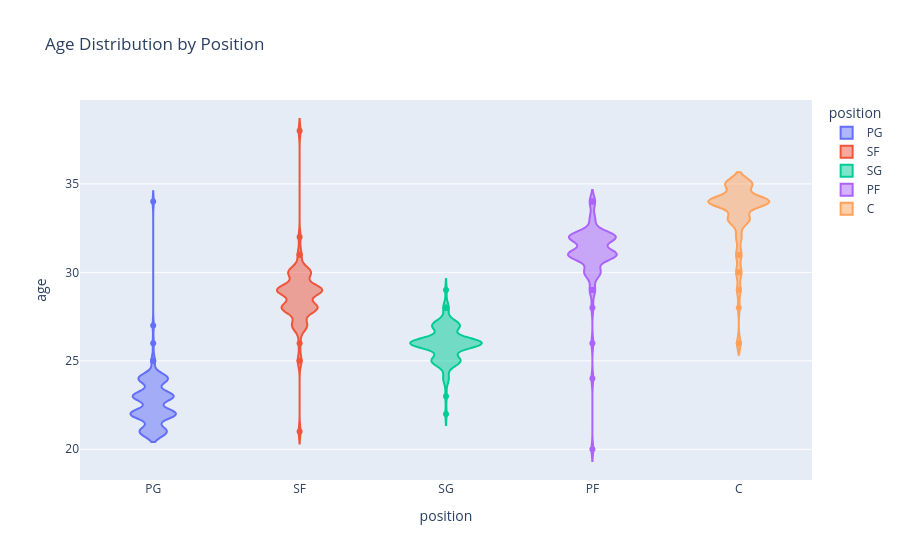

Notebook source saved alongside this figure:
### Code cell
# Age distribution by position
fig = px.violin(df,x='position',y='age',color='position',title='Age Distribution by Position')
fig.show()

fig.write_image("plots/team_chart.png")   # static image
fig.write_html("interactive_plots/team_chart.html")  # interactive

### Figure 1 — Plotly figure (JSON) as saved in the notebook; plotly's stock layout.template omitted (floating-point values rounded to 4 significant figures; data arrays with more than 128 entries replaced by an {"elided": "..."} marker saying what was removed)
{"data": [{"alignmentgroup": "True", "box": {"visible": false}, "hovertemplate": "position=%{x}<br>age=%{y}<extra></extra>", "legendgroup": "PG", "marker": {"color": "#636efa"}, "name": "PG", "offsetgroup": "PG", "orientation": "v", "scalegroup": "True", "showlegend": true, "type": "violin", "x": {"elided": "132 str values"}, "x0": " ", "xaxis": "x", "y": {"elided": "132 int values"}, "y0": " ", "yaxis": "y"}, {"alignmentgroup": "True", "box": {"visible": false}, "hovertemplate": "position=%{x}<br>age=%{y}<extra></extra>", "legendgroup": "SF", "marker": {"color": "#EF553B"}, "name": "SF", "offsetgroup": "SF", "orientation": "v", "scalegroup": "True", "showlegend": true, "type": "violin", "x": ["SF", "SF", "SF", "SF", "SF", "SF", "SF", "SF", "SF", "SF", "SF", "SF", "SF", "SF", "SF", "SF", "SF", "SF", "SF", "SF", "SF", "SF", "SF", "SF", "SF", "SF", "SF", "SF", "SF", "SF", "SF", "SF", "SF", "SF", "SF", "SF", "SF", "SF", "SF", "SF", "SF", "SF", "SF", "SF", "SF", "SF", "SF", "SF", "SF", "SF", "SF", "SF", "SF", "SF", "SF", "SF", "SF", "SF", "SF", "SF", "SF", "SF", "SF", "SF", "SF", "SF", "SF", "SF", "SF", "SF", "SF"], "x0": " ", "xaxis": "x", "y": [25, 31, 21, 38, 28, 27, 29, 25, 26, 27, 29, 28, 32, 28, 29, 28, 29, 29, 30, 31, 28, 29, 30, 29, 28, 27, 30, 29, 30, 28, 29, 27, 30, 29, 30, 28, 29, 27, 30, 29, 30, 28, 29, 27, 30, 29, 30, 28, 29, 27, 30, 28, 29, 27, 28, 30, 29, 28, 29, 28, 29, 28, 29, 28, 29, 28, 29, 28, 29, 28, 29], "y0": " ", "yaxis": "y"}, {"alignmentgroup": "True", "box": {"visible": false}, "hovertemplate": "position=%{x}<br>age=%{y}<extra></extra>", "legendgroup": "SG", "marker": {"color": "#00cc96"}, "name": "SG", "offsetgroup": "SG", "orientation": "v", "scalegroup": "True", "showlegend": true, "type": "violin", "x": ["SG", "SG", "SG", "SG", "SG", "SG", "SG", "SG", "SG", "SG", "SG", "SG", "SG", "SG", "SG", "SG", "SG", "SG", "SG", "SG", "SG", "SG", "SG", "SG", "SG", "SG", "SG", "SG", "SG", "SG", "SG", "SG", "SG", "SG", "SG", "SG", "SG", "SG", "SG", "SG", "SG", "SG", "SG", "SG", "SG", "SG", "SG", "SG", "SG", "SG", "SG", "SG", "SG", "SG", "SG", "SG", "SG", "SG", "SG", "SG", "SG", "SG", "SG", "SG", "SG", "SG", "SG", "SG", "SG", "SG", "SG", "SG", "SG", "SG", "SG", "SG", "SG", "SG", "SG", "SG", "SG", "SG", "SG", "SG", "SG", "SG", "SG", "SG", "SG", "SG", "SG", "SG", "SG", "SG", "SG", "SG", "SG", "SG", "SG", "SG", "SG", "SG", "SG", "SG"], "x0": " ", "xaxis": "x", "y": [27, 22, 28, 27, 26, 27, 26, 28, 24, 24, 27, 23, 26, 29, 28, 24, 26, 25, 26, 25, 27, 26, 26, 27, 26, 25, 27, 28, 26, 25, 26, 25, 26, 27, 26, 25, 26, 26, 25, 26, 27, 26, 26, 26, 26, 25, 26, 27, 26, 25, 26, 26, 25, 26, 27, 26, 25, 26, 26, 25, 26, 27, 25, 24, 26, 26, 27, 25, 26, 27, 26, 26, 25, 26, 27, 26, 26, 25, 26, 27, 26, 26, 25, 26, 27, 26, 26, 25, 26, 27, 26, 26, 25, 26, 27, 26, 26, 25, 26, 27, 26, 26, 25, 26], "y0": " ", "yaxis": "y"}, {"alignmentgroup": "True", "box": {"visible": false}, "hovertemplate": "position=%{x}<br>age=%{y}<extra></extra>", "legendgroup": "PF", "marker": {"color": "#ab63fa"}, "name": "PF", "offsetgroup": "PF", "orientation": "v", "scalegroup": "True", "showlegend": true, "type": "violin", "x": ["PF", "PF", "PF", "PF", "PF", "PF", "PF", "PF", "PF", "PF", "PF", "PF", "PF", "PF", "PF", "PF", "PF", "PF", "PF", "PF", "PF", "PF", "PF", "PF", "PF", "PF", "PF", "PF", "PF", "PF", "PF", "PF", "PF", "PF", "PF", "PF", "PF", "PF", "PF", "PF", "PF", "PF", "PF", "PF", "PF", "PF", "PF", "PF", "PF", "PF", "PF", "PF", "PF", "PF", "PF", "PF", "PF", "PF", "PF", "PF", "PF", "PF", "PF", "PF", "PF", "PF", "PF", "PF", "PF", "PF", "PF", "PF", "PF", "PF", "PF"], "x0": " ", "xaxis": "x", "y": [29, 20, 30, 30, 33, 24, 32, 26, 28, 31, 34, 32, 31, 33, 34, 29, 31, 30, 34, 31, 32, 29, 33, 31, 32, 31, 30, 31, 32, 31, 32, 31, 30, 31, 32, 32, 31, 30, 31, 32, 31, 32, 31, 30, 31, 32, 31, 32, 31, 30, 31, 31, 31, 32, 31, 30, 32, 32, 31, 32, 32, 31, 32, 32, 31, 32, 32, 31, 32, 32, 31, 32, 32, 31, 32], "y0": " ", "yaxis": "y"}, {"alignmentgroup": "True", "box": {"visible": false}, "hovertemplate": "position=%{x}<br>age=%{y}<extra></extra>", "legendgroup": "C", "marker": {"color": "#FFA15A"}, "name": "C", "offsetgroup": "C", "orientation": "v", "scalegroup": "True", "showlegend": true, "type": "violin", "x": ["C", "C", "C", "C", "C", "C", "C", "C", "C", "C", "C", "C", "C", "C", "C", "C", "C", "C", "C", "C", "C", "C", "C", "C", "C", "C", "C", "C", "C", "C", "C", "C", "C", "C", "C", "C", "C", "C", "C", "C", "C", "C", "C", "C", "C", "C", "C", "C", "C", "C", "C", "C", "C", "C", "C", "C", "C", "C", "C", "C", "C", "C", "C", "C", "C", "C", "C", "C", "C", "C", "C", "C", "C", "C", "C"], "x0": " ", "xaxis": "x", "y": [26, 26, 29, 31, 30, 33, 29, 28, 30, 31, 30, 34, 33, 31, 32, 33, 34, 34, 32, 34, 35, 34, 33, 34, 35, 34, 35, 35, 34, 33, 34, 35, 34, 35, 34, 34, 33, 34, 35, 34, 35, 35, 34, 33, 34, 35, 34, 35, 35, 34, 33, 34, 35, 34, 32, 33, 35, 34, 34, 33, 34, 34, 34, 34, 35, 34, 34, 34, 34, 34, 34, 34, 33, 34, 33], "y0": " ", "yaxis": "y"}], "layout": {"legend": {"title": {"text": "position"}, "tracegroupgap": 0}, "title": {"text": "Age Distribution by Position"}, "violinmode": "overlay", "xaxis": {"anchor": "y", "categoryarray": ["PG", "SF", "SG", "PF", "C"], "categoryorder": "array", "domain": [0, 1], "title": {"text": "position"}}, "yaxis": {"anchor": "x", "domain": [0, 1], "title": {"text": "age"}}}}
